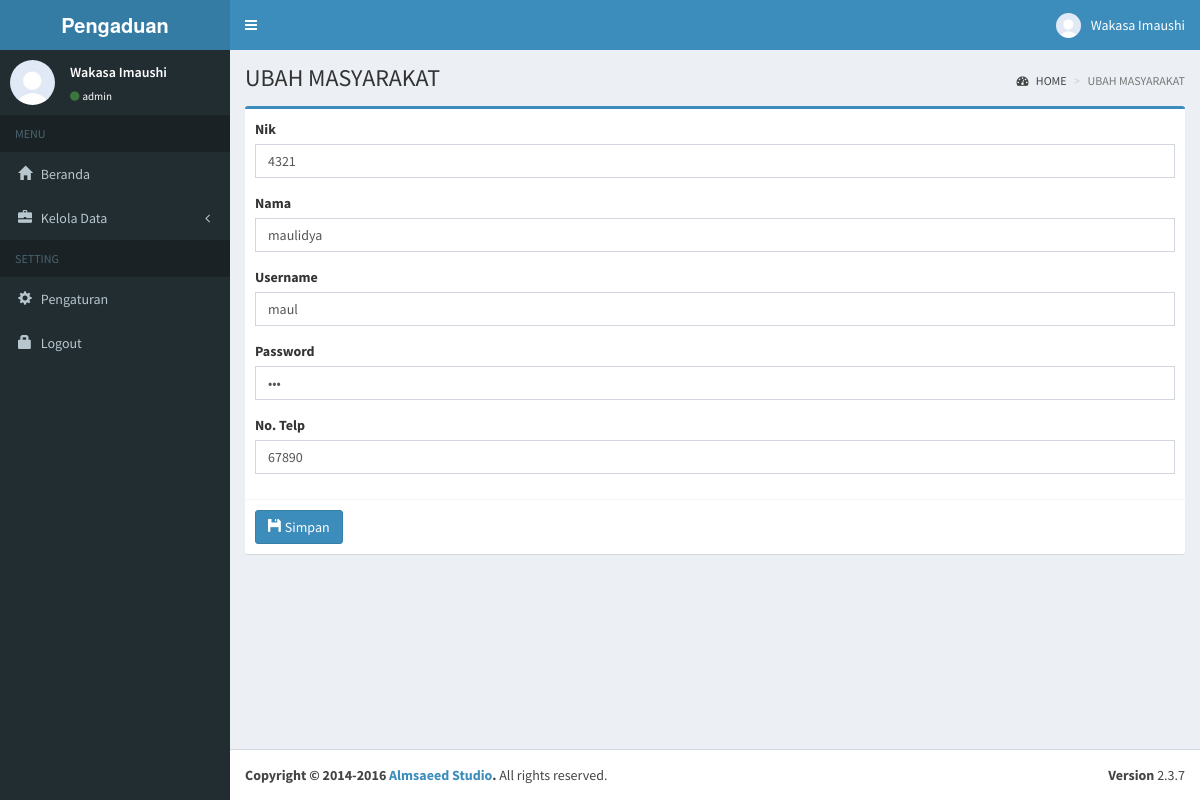
The page /index.php?page=ubah_masyarakat&nik=4321 (signed in) on the database its author committed.
### tables this page shows
CREATE TABLE `masyarakat` (
  `nik` char(16) NOT NULL,
  `nama` varchar(50) NOT NULL,
  `username` varchar(50) NOT NULL,
  `password` varchar(30) NOT NULL,
  `no_telp` varchar(15) NOT NULL,
  `level` varchar(10) NOT NULL DEFAULT 'masyarakat',
  `email` varchar(100) NOT NULL
);

### pages/masyarakat/ubah_masyarakat.php (the view)
<?php
$query = mysqli_query($koneksi, "SELECT * FROM masyarakat WHERE nik='".$_GET['nik']."'")or die (mysqli_error($koneksi));
$row=mysqli_fetch_array($query);
?>
  <div class="content-wrapper">
    <section class="content-header">
      <h1>
      UBAH MASYARAKAT
      </h1>
      <ol class="breadcrumb">
        <li><a href="index.php"><i class="fa fa-dashboard"></i> HOME</a></li>
        <li class="active">UBAH MASYARAKAT</li>
      </ol>
    </section>
    <section class="content">
      <div class="row">
        <div class="col-md-12">
          <div class="box box-primary">
            <form role="form" method="post" action="pages/masyarakat/ubah_masyarakat_proses.php">
              <div class="box-body">
              <div class="form-group">
                  <label>Nik</label>
                  <input type="text" name="nik" class="form-control" value="<?php echo $row['nik']; ?>" required>
                </div>
                <div class="form-group">
                  <label>Nama</label>
                  <input type="text" name="nama" class="form-control" value="<?php echo $row['nama']; ?>" required>
                </div>
                <div class="form-group">
                  <label>Username</label>
                  <input type="text" name="usn" class="form-control" value="<?php echo $row['username']; ?>" required>
                </div>
                <div class="form-group">
                  <label>Password</label>
                  <input type="password" name="pass" class="form-control" value="<?php echo $row['password']; ?>" required>
                </div>
                <div class="form-group">
                  <label>No. Telp</label>
                  <input type="number" name="telp" class="form-control" value="<?php echo $row['no_telp']; ?>" required>
                </div>
               </div>
              <div class="box-footer">
                <button type="submit" class="btn btn-primary" title="Simpan Data"> <i class="glyphicon glyphicon-floppy-disk"></i> Simpan</button>
            </div>
            </form>
          </div>
        </div>
      </div>
    </section>
  </div>

### rows shown on the page
masyarakat: nik "4321", nama "maulidya", usn "maul", telp "67890"

### other values the page prints
$_SESSION["nama"] "Wakasa Imaushi"
$_SESSION["level"] "admin"
